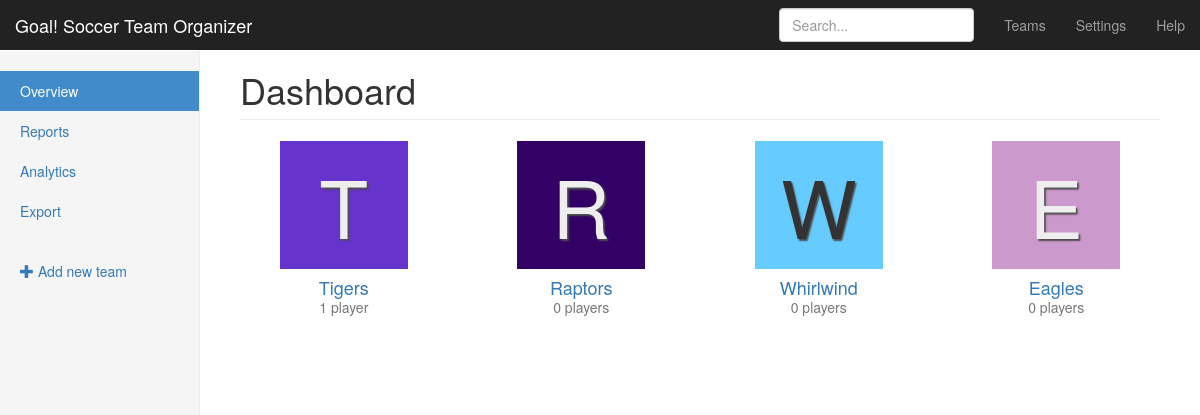
Screenshot of /teams/ with the database file from the repository.
### teams/models.py (models this page shows, shortened)
class Team(models.Model):
    name = models.CharField(max_length=255)
    coach = models.ForeignKey(User, related_name='teams')
    practice_location = models.CharField(max_length=255)

### teams/views.py (the view)
class TeamListView(CreateView, ListView):
    context_object_name = 'teams'
    fields = ('name', 'practice_location', 'coach')
    model = models.Team
    template_name = 'teams/team_list.html'

### teams/templatetags/team_tags.py (called while the page is built)
@register.inclusion_tag('teams/_team.html')
def team_avatar(team):
    return {'team': team, 'num': random.randint(0, 215)}

### teams/templates/teams/team_list.html (shortened to what this page needs)
{% extends "teams/_layout.html" %}
{% load static from staticfiles %}
{% load team_tags %}
{% block css %}
<link rel="stylesheet" href="{% static 'css/icons.css' %}">
{% endblock %}
{% block body_content %}
<h1 class="page-header">Dashboard</h1>
<div class="row placeholders">
	{% for team in teams %}
		{% team_avatar team %}
	{% endfor %}
</div>
{% endblock %}

### teams/templates/teams/_team.html
<div class="col-xs-6 col-sm-3 placeholder">
	<a href="{% url 'teams:detail' team.pk %}">
		<i class="avatar avatar-lg avatar-color-{{ num }} avatar-letter-{{ team.name.0|lower }} rounded"></i>
		<h4>{{ team.name }}</h4>
		<span class="text-muted">{{ team.players.count }} player{{ team.players.count|pluralize }}</span>
	</a>
</div>

### assets/css/goal.css (style rules this page uses)
body { padding-top: 50px; }
.main .page-header { margin-top: 0; }
.placeholders { margin-bottom: 30px; text-align: center; }
.placeholders h4 { margin-bottom: 0; }
.placeholder { margin-bottom: 20px; }

### rows the page displays
Team: name "Tigers", players.count "1"
Team: name "Raptors", players.count "0"
Team: name "Whirlwind", players.count "0"
Team: name "Eagles", players.count "0"
